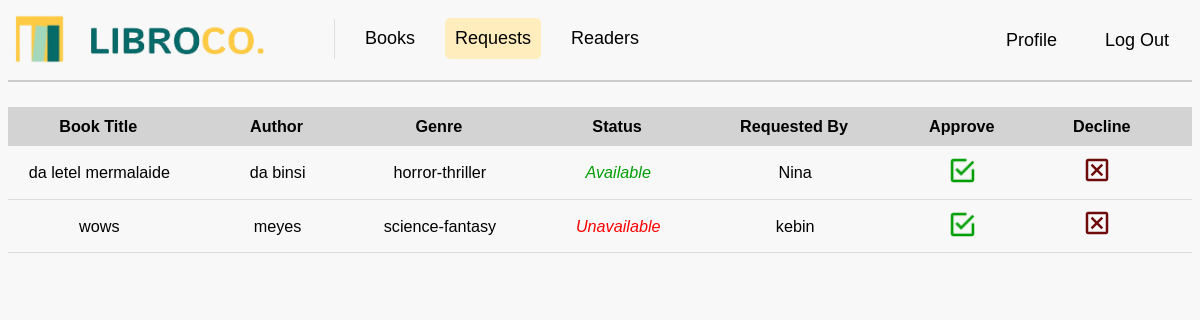
The page /requests on the database as committed earlier.
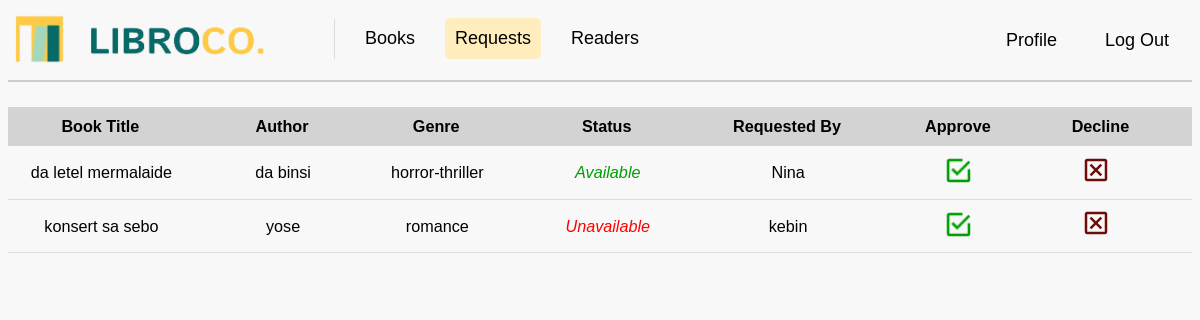
The same page on the database as committed later.
### tables this page shows
CREATE TABLE requests (
request_id INTEGER PRIMARY KEY AUTOINCREMENT,
user_id INTEGER,
book_id INTEGER,
request_date TIMESTAMP DEFAULT CURRENT_TIMESTAMP,
FOREIGN KEY (user_id) REFERENCES users(user_id),
FOREIGN KEY (book_id) REFERENCES books(book_id));

CREATE TABLE "books" (
	"book_id"	INTEGER,
	"book_title"	VARCHAR(50) UNIQUE,
	"author"	VARCHAR(50),
	"publication_year"	INTEGER(5),
	"genre"	VARCHAR(20),
	"description"	VARCHAR(300),
	"image"	VARCHAR(100),
	PRIMARY KEY("book_id")
);

CREATE TABLE "users" (
	"user_id"	INTEGER PRIMARY KEY AUTOINCREMENT,
	"user_name"	TEXT,
	"user_email"	TEXT,
	"user_password"	TEXT UNIQUE,
	"user_contact"	TEXT,
	"user_code"	TEXT
);

### app.py (the view)
@app.route('/requests')
def requests():
    requests = get_requests()
    return render_template('requests.html', requests=requests)

### app.py (called while the page is built)
def get_requests():
    conn = sqlite3.connect('libroco.db')
    cursor = conn.cursor()
    cursor.execute("""
        SELECT books.book_title, books.author, books.genre, status.availability, users.user_name, requests.request_id
        FROM requests
        JOIN books ON requests.book_id = books.book_id
        JOIN users ON requests.user_id = users.user_id
        LEFT JOIN status ON books.book_id = status.book_id
    """)
    requests = cursor.fetchall()
    conn.close()
    return requests

@app.before_request
def before_request():
    print("Session data:", session)

### templates/requests.html (shortened to what this page needs)
<!DOCTYPE html>
<html>
<head>
    <link rel="stylesheet" href="{{ url_for('static', filename='css/mainstyle.css') }}">
</head>
<body>
    <nav>
        <a class="navbar-brand" href="{{ url_for('books') }}">
            <img src="{{ url_for('static', filename='images/logo.png') }}" class="logo" width="250" height="50" alt="LibroCo. Logo">
        </a>
        <div class="navbar-links">
            <a href="{{ url_for('books') }}">Books</a>
            <a href="{{ url_for('requests') }}" class="active">Requests</a>
            <a href="{{ url_for('readers') }}">Readers</a>
        </div>
        <div class="navbar-right">
            <a href="{{ url_for('profile') }}">Profile</a>
            <a href="{{ url_for('logout') }}">Log Out</a>
        </div>
    </nav>
    <div class="divider"></div>
    <div class="scrollable-table">
        <table class="table">
            <tr>
                <th>Book Title</th>
                <th>Author</th>
                <th>Genre</th>
                <th>Status</th>
                <th>Requested By</th>
                <th>Approve</th>
                <th>Decline</th>
            </tr>
            {% for request in requests %}
                <tr>
                    <td>{{ request[0] }}</td>
                    <td>{{ request[1] }}</td>
                    <td>{{ request[2] }}</td>
                    <td class="status">
                        {% if request[3] == 'Available' %}
                            <span class="available">Available</span>
                        {% else %}
                            <span class="unavailable">Unavailable</span>
                        {% endif %}
                    </td>
                    <td>{{ request[4] }}</td>
                    <td class="action-cell">
                        <form action="{{ url_for('approve_request') }}" method="post">
                            <button class="approve-btn">
                                <img src="{{ url_for('static', filename='images/tsek.png') }}" class="tsek" alt="Approve">
                            </button>
                        </form>
                    </td>
                    <td class="action-cell">
                        <form action="{{ url_for('decline_request') }}" method="post">
                            <button class="decline-btn">
                                <img src="{{ url_for('static', filename='images/eks.png') }}" class="eks" alt="Decline">
                            </button>
                        </form>
                    </td>
                </tr>
            {% endfor %}
        </table>
    </div>
</body>
</html>

Rows that differ between the two databases and show on the page:
changed through a linked row, requests "kebin": book_title "wows" → "konsert sa sebo"; author "meyes" → "yose"; genre "science-fantasy" → "romance"
